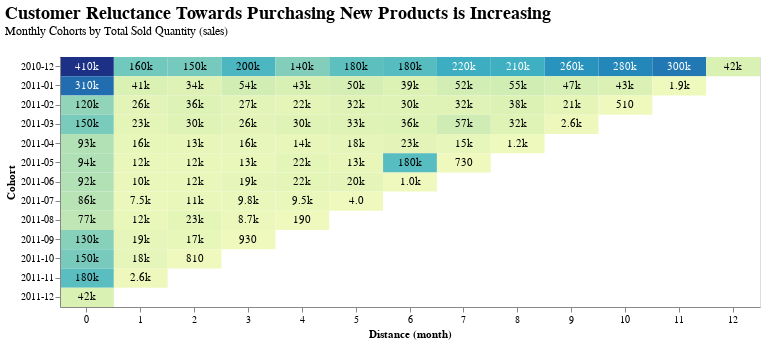

Notebook code for this chart:
### Markdown cell above
Visualisasikan `cohort total quantity sold` menggunakan HeatMap.

### Code cell
cohorts['FirstTransactionMonth'] = cohorts['FirstTransactionMonth'].astype(str)

# Plot dengan heat map
heatmap = alt.Chart(cohorts).mark_rect().encode(
    x=alt.X('PeriodDistance:O', title='Distance (month)').axis(labelAngle=0),
    y=alt.Y('FirstTransactionMonth:O', title='Cohort'),
    color=alt.Color('Quantity').legend(None),
).properties(
    width=800,
    height=300,
    title='Cohort Analysis - Total Sold Quantity'
)

# Menambahkan text annotations
text = heatmap.mark_text(baseline='middle').encode(
    text=alt.Text('Quantity', format='.2s'),
    color=alt.condition(
        alt.datum['Quantity'] > 200000,
        alt.value('white'),
        alt.value('black')
    )
)

# Menambahkan judul
(heatmap + text).properties(
    title=alt.Title(
        "Customer Reluctance Towards Purchasing New Products is Increasing",
        subtitle='Monthly Cohorts by Total Sold Quantity (sales)',
        anchor='start',
        font='Calibri',
        fontSize=18,
        offset=20,
    ),
    width=700, height=250
)

### Figure 1 — Vega-Lite specification as saved in the notebook (floating-point values rounded to 4 significant figures)
{"config": {"view": {"continuousWidth": 300, "continuousHeight": 300}}, "layer": [{"mark": {"type": "rect"}, "encoding": {"color": {"field": "Quantity", "legend": null, "type": "quantitative"}, "x": {"axis": {"labelAngle": 0}, "field": "PeriodDistance", "title": "Distance (month)", "type": "ordinal"}, "y": {"field": "FirstTransactionMonth", "title": "Cohort", "type": "ordinal"}}, "title": "Cohort Analysis - Total Sold Quantity"}, {"mark": {"type": "text", "baseline": "middle"}, "encoding": {"color": {"condition": {"test": "(datum['Quantity'] > 200000)", "value": "white"}, "value": "black"}, "text": {"field": "Quantity", "format": ".2s", "type": "quantitative"}, "x": {"axis": {"labelAngle": 0}, "field": "PeriodDistance", "title": "Distance (month)", "type": "ordinal"}, "y": {"field": "FirstTransactionMonth", "title": "Cohort", "type": "ordinal"}}, "title": "Cohort Analysis - Total Sold Quantity"}], "data": {"name": "data-878d0352c686a2c606caf28627bcbb19"}, "height": 250, "title": {"text": "Customer Reluctance Towards Purchasing New Products is Increasing", "anchor": "start", "font": "Calibri", "fontSize": 18, "offset": 20, "subtitle": "Monthly Cohorts by Total Sold Quantity (sales)"}, "width": 700, "$schema": "https://vega.github.io/schema/vega-lite/v5.8.0.json", "datasets": {"data-878d0352c686a2c606caf28627bcbb19": [{"FirstTransactionMonth": "2010-12", "PeriodDistance": 0, "Quantity": 406800.0}, {"FirstTransactionMonth": "2010-12", "PeriodDistance": 1, "Quantity": 155200.0}, {"FirstTransactionMonth": "2010-12", "PeriodDistance": 2, "Quantity": 151700.0}, {"FirstTransactionMonth": "2010-12", "PeriodDistance": 3, "Quantity": 195400.0}, {"FirstTransactionMonth": "2010-12", "PeriodDistance": 4, "Quantity": 139100.0}, {"FirstTransactionMonth": "2010-12", "PeriodDistance": 5, "Quantity": 175800.0}, {"FirstTransactionMonth": "2010-12", "PeriodDistance": 6, "Quantity": 184600.0}, {"FirstTransactionMonth": "2010-12", "PeriodDistance": 7, "Quantity": 217000.0}, {"FirstTransactionMonth": "2010-12", "PeriodDistance": 8, "Quantity": 213000.0}, {"FirstTransactionMonth": "2010-12", "PeriodDistance": 9, "Quantity": 260300.0}, {"FirstTransactionMonth": "2010-12", "PeriodDistance": 10, "Quantity": 277600.0}, {"FirstTransactionMonth": "2010-12", "PeriodDistance": 11, "Quantity": 298400.0}, {"FirstTransactionMonth": "2010-12", "PeriodDistance": 12, "Quantity": 42320.0}, {"FirstTransactionMonth": "2011-01", "PeriodDistance": 0, "Quantity": 312000.0}, {"FirstTransactionMonth": "2011-01", "PeriodDistance": 1, "Quantity": 41450.0}, {"FirstTransactionMonth": "2011-01", "PeriodDistance": 2, "Quantity": 34050.0}, {"FirstTransactionMonth": "2011-01", "PeriodDistance": 3, "Quantity": 53560.0}, {"FirstTransactionMonth": "2011-01", "PeriodDistance": 4, "Quantity": 43240.0}, {"FirstTransactionMonth": "2011-01", "PeriodDistance": 5, "Quantity": 50060.0}, {"FirstTransactionMonth": "2011-01", "PeriodDistance": 6, "Quantity": 39230.0}, {"FirstTransactionMonth": "2011-01", "PeriodDistance": 7, "Quantity": 51880.0}, {"FirstTransactionMonth": "2011-01", "PeriodDistance": 8, "Quantity": 55300.0}, {"FirstTransactionMonth": "2011-01", "PeriodDistance": 9, "Quantity": 47490.0}, {"FirstTransactionMonth": "2011-01", "PeriodDistance": 10, "Quantity": 42570.0}, {"FirstTransactionMonth": "2011-01", "PeriodDistance": 11, "Quantity": 1884.0}, {"FirstTransactionMonth": "2011-02", "PeriodDistance": 0, "Quantity": 123800.0}, {"FirstTransactionMonth": "2011-02", "PeriodDistance": 1, "Quantity": 25740.0}, {"FirstTransactionMonth": "2011-02", "PeriodDistance": 2, "Quantity": 36140.0}, {"FirstTransactionMonth": "2011-02", "PeriodDistance": 3, "Quantity": 27450.0}, {"FirstTransactionMonth": "2011-02", "PeriodDistance": 4, "Quantity": 22470.0}, {"FirstTransactionMonth": "2011-02", "PeriodDistance": 5, "Quantity": 32210.0}, {"FirstTransactionMonth": "2011-02", "PeriodDistance": 6, "Quantity": 29860.0}, {"FirstTransactionMonth": "2011-02", "PeriodDistance": 7, "Quantity": 32010.0}, {"FirstTransactionMonth": "2011-02", "PeriodDistance": 8, "Quantity": 37740.0}, {"FirstTransactionMonth": "2011-02", "PeriodDistance": 9, "Quantity": 20900.0}, {"FirstTransactionMonth": "2011-02", "PeriodDistance": 10, "Quantity": 510.0}, {"FirstTransactionMonth": "2011-03", "PeriodDistance": 0, "Quantity": 147400.0}, {"FirstTransactionMonth": "2011-03", "PeriodDistance": 1, "Quantity": 22510.0}, {"FirstTransactionMonth": "2011-03", "PeriodDistance": 2, "Quantity": 29870.0}, {"FirstTransactionMonth": "2011-03", "PeriodDistance": 3, "Quantity": 26050.0}, {"FirstTransactionMonth": "2011-03", "PeriodDistance": 4, "Quantity": 29630.0}, {"FirstTransactionMonth": "2011-03", "PeriodDistance": 5, "Quantity": 32570.0}, {"FirstTransactionMonth": "2011-03", "PeriodDistance": 6, "Quantity": 35900.0}, {"FirstTransactionMonth": "2011-03", "PeriodDistance": 7, "Quantity": 57260.0}, {"FirstTransactionMonth": "2011-03", "PeriodDistance": 8, "Quantity": 32200.0}, {"FirstTransactionMonth": "2011-03", "PeriodDistance": 9, "Quantity": 2559.0}, {"FirstTransactionMonth": "2011-04", "PeriodDistance": 0, "Quantity": 92720.0}, {"FirstTransactionMonth": "2011-04", "PeriodDistance": 1, "Quantity": 16150.0}, {"FirstTransactionMonth": "2011-04", "PeriodDistance": 2, "Quantity": 12830.0}, {"FirstTransactionMonth": "2011-04", "PeriodDistance": 3, "Quantity": 15560.0}, {"FirstTransactionMonth": "2011-04", "PeriodDistance": 4, "Quantity": 14400.0}, {"FirstTransactionMonth": "2011-04", "PeriodDistance": 5, "Quantity": 17910.0}, {"FirstTransactionMonth": "2011-04", "PeriodDistance": 6, "Quantity": 22990.0}, {"FirstTransactionMonth": "2011-04", "PeriodDistance": 7, "Quantity": 15380.0}, {"FirstTransactionMonth": "2011-04", "PeriodDistance": 8, "Quantity": 1164.0}, {"FirstTransactionMonth": "2011-05", "PeriodDistance": 0, "Quantity": 94420.0}, {"FirstTransactionMonth": "2011-05", "PeriodDistance": 1, "Quantity": 12300.0}, {"FirstTransactionMonth": "2011-05", "PeriodDistance": 2, "Quantity": 12010.0}, {"FirstTransactionMonth": "2011-05", "PeriodDistance": 3, "Quantity": 12560.0}, {"FirstTransactionMonth": "2011-05", "PeriodDistance": 4, "Quantity": 22030.0}, {"FirstTransactionMonth": "2011-05", "PeriodDistance": 5, "Quantity": 13210.0}, {"FirstTransactionMonth": "2011-05", "PeriodDistance": 6, "Quantity": 182900.0}, {"FirstTransactionMonth": "2011-05", "PeriodDistance": 7, "Quantity": 732.0}, {"FirstTransactionMonth": "2011-06", "PeriodDistance": 0, "Quantity": 92240.0}, {"FirstTransactionMonth": "2011-06", "PeriodDistance": 1, "Quantity": 10250.0}, {"FirstTransactionMonth": "2011-06", "PeriodDistance": 2, "Quantity": 12470.0}, {"FirstTransactionMonth": "2011-06", "PeriodDistance": 3, "Quantity": 18810.0}, {"FirstTransactionMonth": "2011-06", "PeriodDistance": 4, "Quantity": 21600.0}, {"FirstTransactionMonth": "2011-06", "PeriodDistance": 5, "Quantity": 19570.0}, {"FirstTransactionMonth": "2011-06", "PeriodDistance": 6, "Quantity": 1000.0}, {"FirstTransactionMonth": "2011-07", "PeriodDistance": 0, "Quantity": 86010.0}, {"FirstTransactionMonth": "2011-07", "PeriodDistance": 1, "Quantity": 7462.0}, {"FirstTransactionMonth": "2011-07", "PeriodDistance": 2, "Quantity": 11170.0}, {"FirstTransactionMonth": "2011-07", "PeriodDistance": 3, "Quantity": 9791.0}, {"FirstTransactionMonth": "2011-07", "PeriodDistance": 4, "Quantity": 9488.0}, {"FirstTransactionMonth": "2011-07", "PeriodDistance": 5, "Quantity": 4.0}, {"FirstTransactionMonth": "2011-08", "PeriodDistance": 0, "Quantity": 76640.0}, {"FirstTransactionMonth": "2011-08", "PeriodDistance": 1, "Quantity": 11860.0}, {"FirstTransactionMonth": "2011-08", "PeriodDistance": 2, "Quantity": 22650.0}, {"FirstTransactionMonth": "2011-08", "PeriodDistance": 3, "Quantity": 8674.0}, {"FirstTransactionMonth": "2011-08", "PeriodDistance": 4, "Quantity": 185.0}, {"FirstTransactionMonth": "2011-09", "PeriodDistance": 0, "Quantity": 134100.0}, {"FirstTransactionMonth": "2011-09", "PeriodDistance": 1, "Quantity": 19070.0}, {"FirstTransactionMonth": "2011-09", "PeriodDistance": 2, "Quantity": 17040.0}, {"FirstTransactionMonth": "2011-09", "PeriodDistance": 3, "Quantity": 926.0}, {"FirstTransactionMonth": "2011-10", "PeriodDistance": 0, "Quantity": 149000.0}, {"FirstTransactionMonth": "2011-10", "PeriodDistance": 1, "Quantity": 18240.0}, {"FirstTransactionMonth": "2011-10", "PeriodDistance": 2, "Quantity": 809.0}, {"FirstTransactionMonth": "2011-11", "PeriodDistance": 0, "Quantity": 179900.0}, {"FirstTransactionMonth": "2011-11", "PeriodDistance": 1, "Quantity": 2594.0}, {"FirstTransactionMonth": "2011-12", "PeriodDistance": 0, "Quantity": 41630.0}]}}
